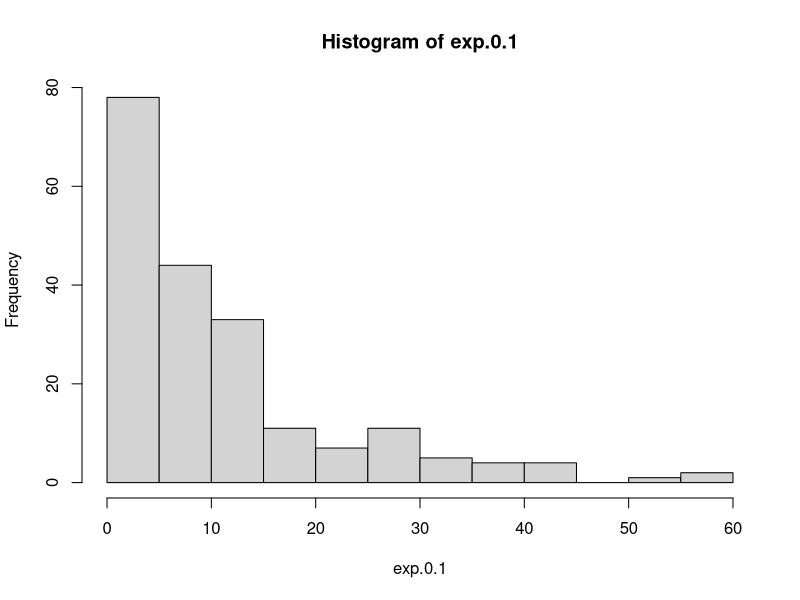
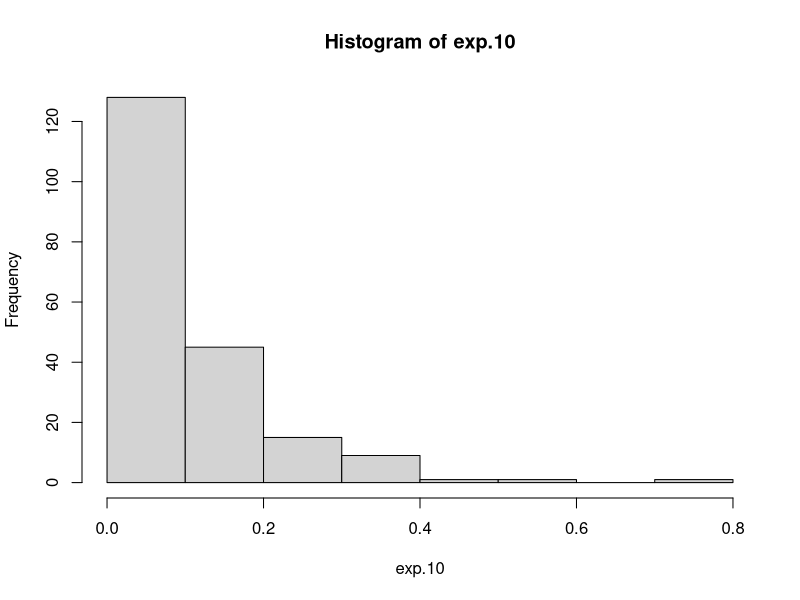
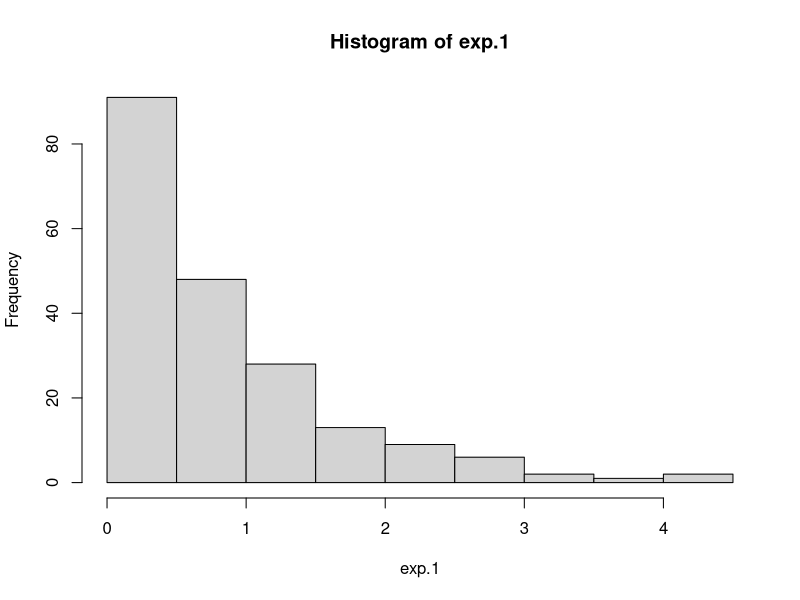
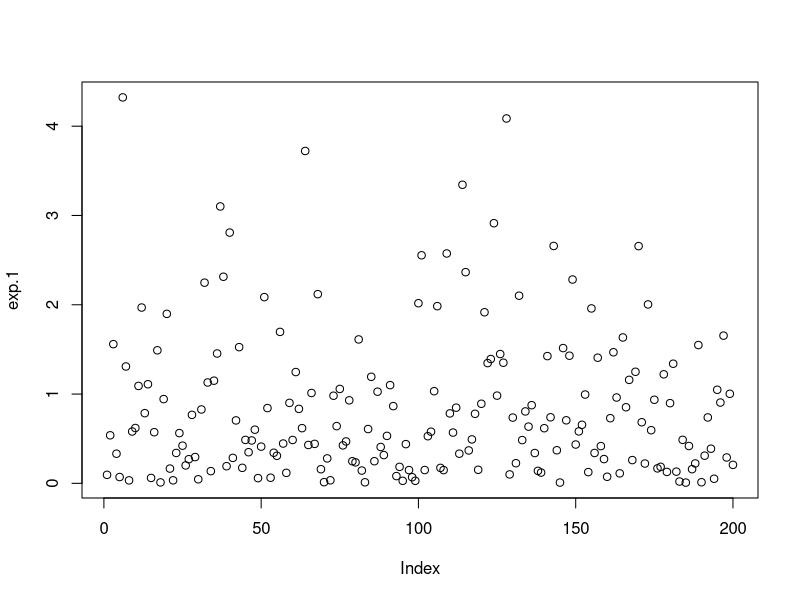
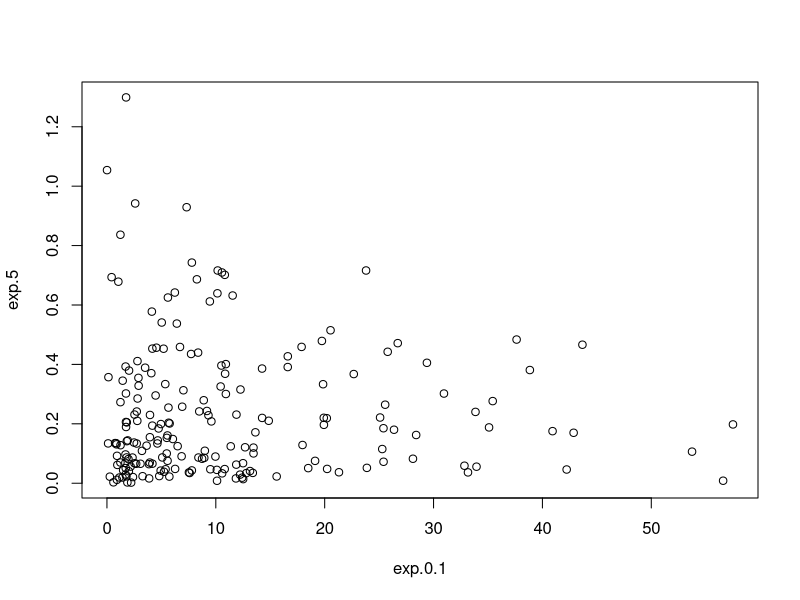
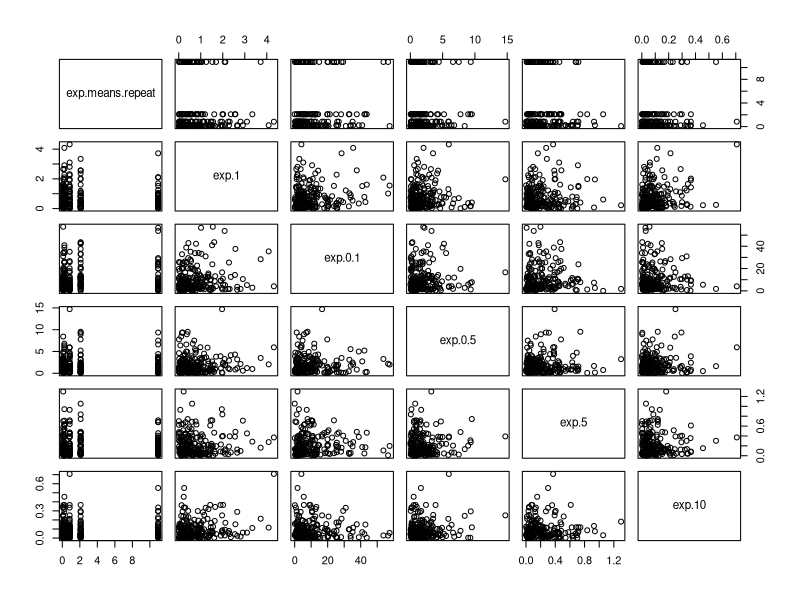
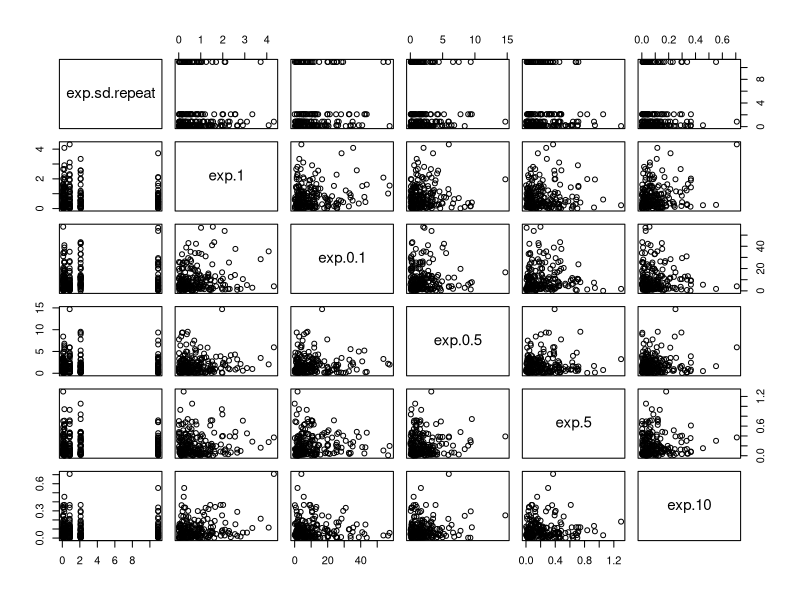
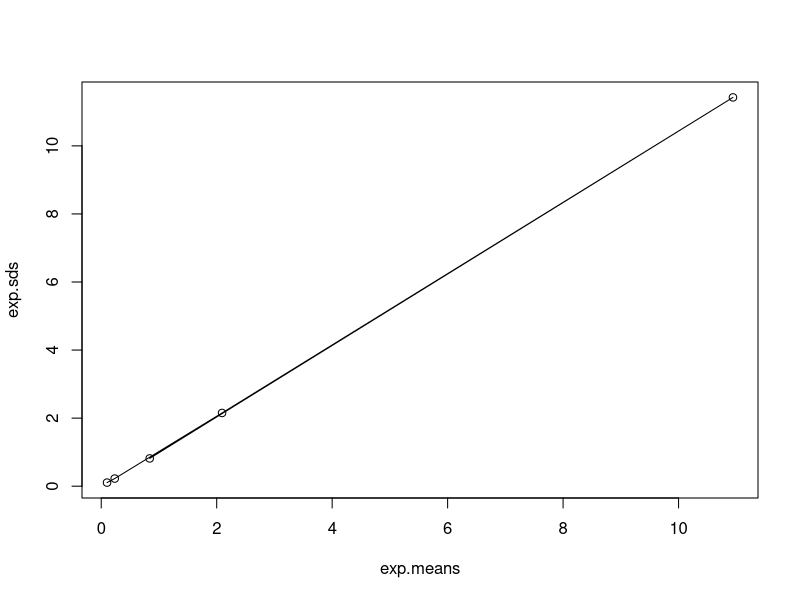

R code for these plots, in order:
## ---- chunk 1
exp.1 <- rexp(200)
exp.1
exp.1.mean <- mean(exp.1)
exp.1.mean
exp.1.sd <- sd(exp.1)
exp.1.sd
## ---- chunk 2
exp.0.1<-rexp(200, 0.1)
exp.0.5<-rexp(200, 0.5)
exp.5<-rexp(200, 5)
exp.10<-rexp(200, 10)

hist(exp.0.1)
hist(exp.10)
## ---- chunk 3
exp.0.1.mean <- mean(exp.0.1)
exp.0.1.mean
exp.0.5.mean <- mean(exp.0.5)
exp.0.5.mean
exp.5.mean <- mean(exp.5)
exp.5.mean
exp.10.mean <- mean(exp.10)
exp.10.mean
## ---- chunk 4
exp.0.1.sd <- sd(exp.0.1)
exp.0.1.sd
exp.0.5.sd <- sd(exp.0.5)
exp.0.5.sd
exp.5.sd <- sd(exp.5)
exp.5.sd
exp.10.sd <- sd(exp.10)
exp.10.sd
## ---- chunk 5
hist(exp.1)
## ---- chunk 6
plot(exp.1)
## ---- chunk 7
  plot(exp.0.1,exp.5)
## ---- chunk 8
exp.means <- c(exp.1.mean, exp.0.1.mean, exp.0.5.mean , exp.5.mean ,exp.10.mean)
exp.means
exp.sds <- c(exp.1.sd, exp.0.1.sd, exp.0.5.sd, exp.5.sd, exp.10.sd)
exp.sds
## ---- chunk 9
# ? размерности не совпадают, повторим элементы 
exp.means.repeat <- rep(exp.means,each = 40)
exp.means.repeat
# pairs: A matrix of scatterplots is produced.
pairs(~exp.means.repeat + exp.1 + exp.0.1 + exp.0.5 + exp.5 + exp.10) #formula
## ---- chunk 10
exp.sd.repeat <- rep(exp.means,each=40);
pairs(~exp.sd.repeat + exp.1 + exp.0.1 + exp.0.5 + exp.5 + exp.10)
## ---- chunk 11
plot(exp.means,exp.sds)
lines(exp.means,exp.sds)
## ---- chunk 12
huge.exp.1 <- rexp(1100000)
huge.exp.1.mean <- mean(huge.exp.1)
huge.exp.1.mean
huge.exp.1.sd <-sd (huge.exp.1)
huge.exp.1.sd
## ---- chunk 13
hist(huge.exp.1)
## ---- chunk 14
mean.greater.1 <- mean(huge.exp.1 > 1)
mean.greater.1
## ---- chunk 15
huge.exp.1.mat <- matrix(huge.exp.1, nrow = 1100, ncol = 1000)
hist(huge.exp.1.mat)

## ---- chunk 16
mean.huge.mat.1.col137 <- colMeans(huge.exp.1.mat)[137]
mean.huge.mat.1.col137
## ---- chunk 17
mean.huge.mat.1.allCol <- colMeans(huge.exp.1.mat)
mean.huge.mat.1.allCol
barplot(mean.huge.mat.1.allCol)
## ---- chunk 18
huge.exp.1.sqrt <- sqrt(huge.exp.1)
huge.exp.sqrt.mean <- mean(huge.exp.1.sqrt)
huge.exp.sqrt.mean
huge.exp.sqrt.sd <- sd(huge.exp.1.sqrt)
huge.exp.sqrt.sd
